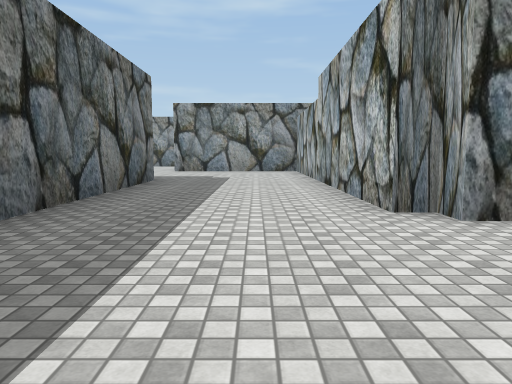
[1] (above)

24 first-person views from a walk through a 3-D level made in the Unity game engine. The camera is 1.3 m above the floor, tilts 6° down and sees 70° across. The floor is counted in squares, 2 m on a side. Each view is taken from the middle of a square. On the plan, view 1 faces up. The plan holds only what a view shows up to about 11 squares ahead; the rest is blank. The place goes on beyond the plan. The player character is not drawn. Some animated figures are not drawn. Some surface patterns are stand-ins.

[2]
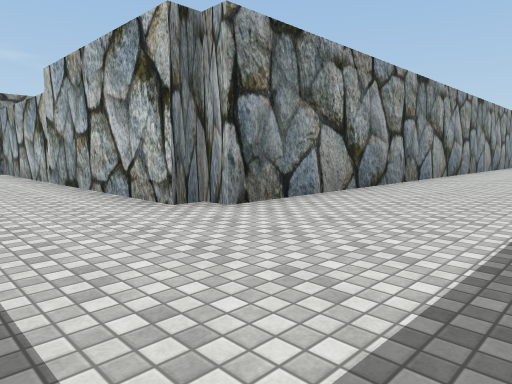

[3]
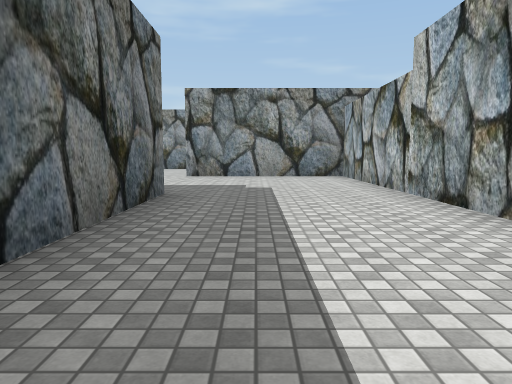

[4]
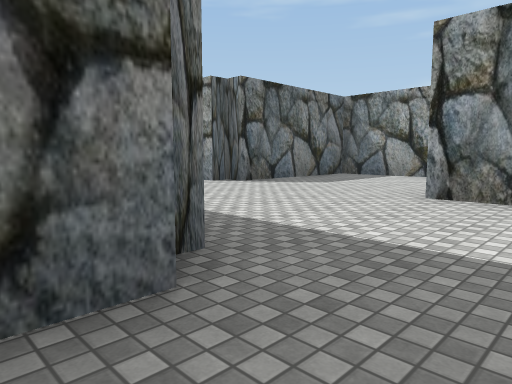

[5]
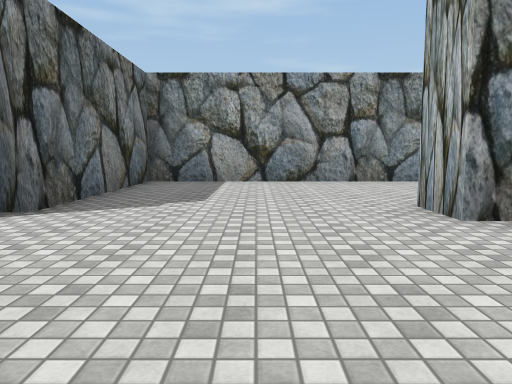

[6]
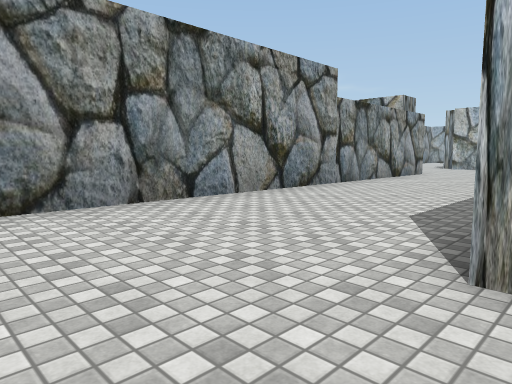

[7]
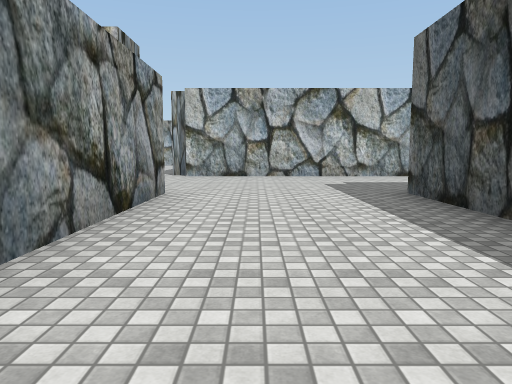

[8]
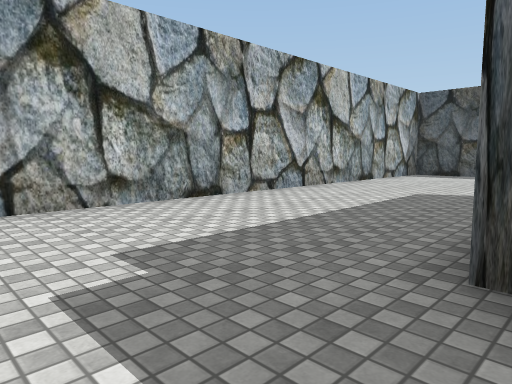

[9]
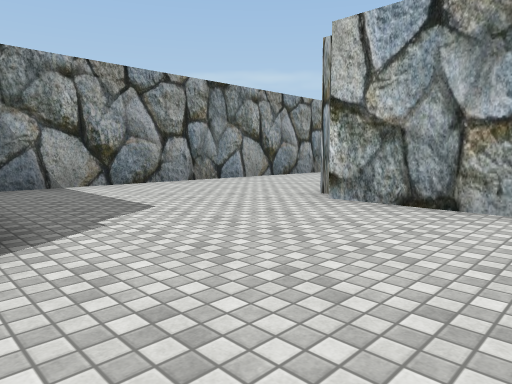

[10]
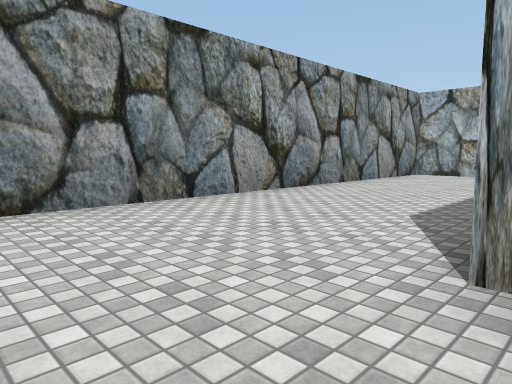

[11]
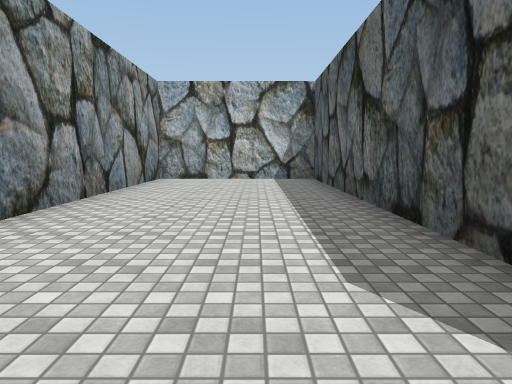

[12]
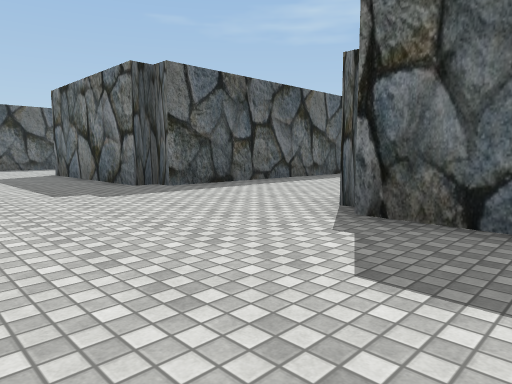

[13]
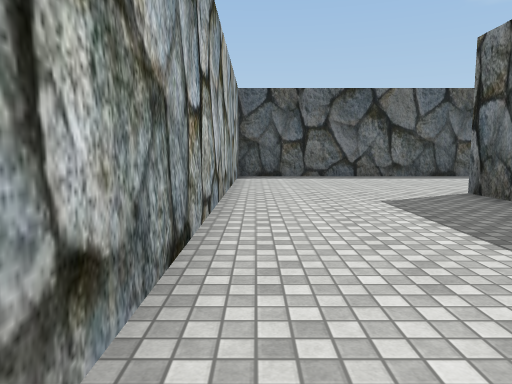

[14]
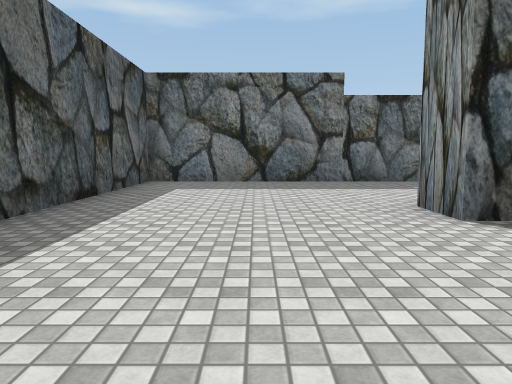

[15]
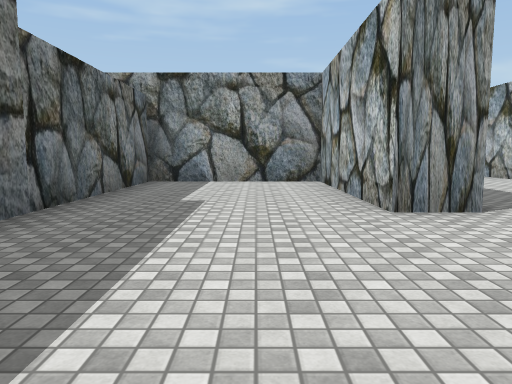

[16]
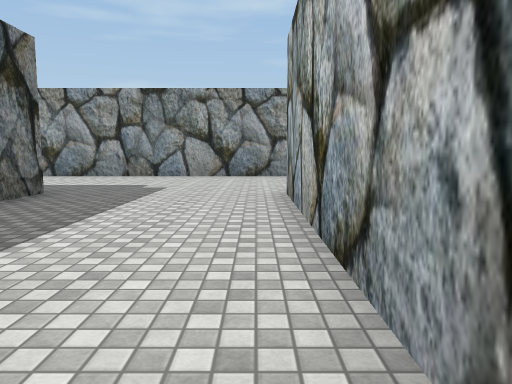

[17]
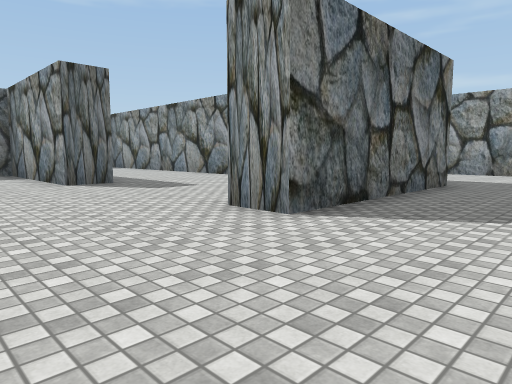

[18]
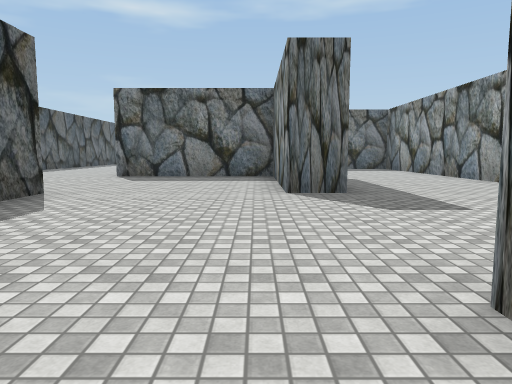

[19]
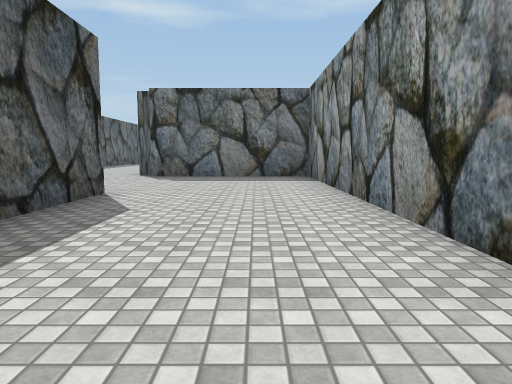

[20]
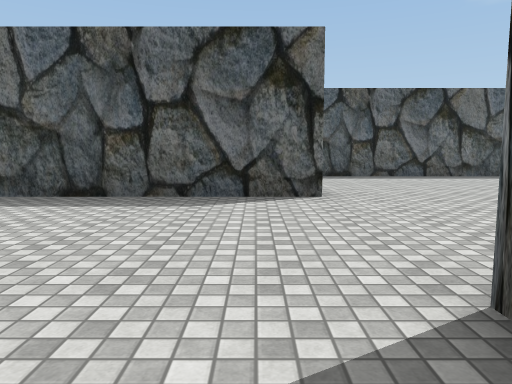

[21]
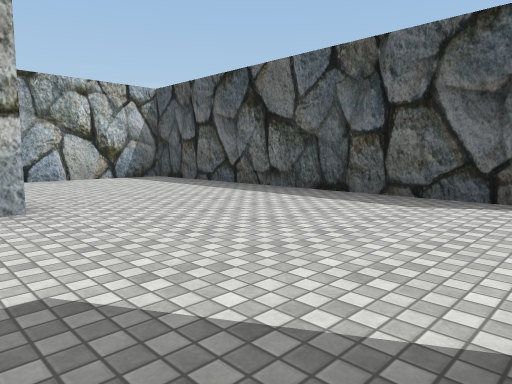

[22]
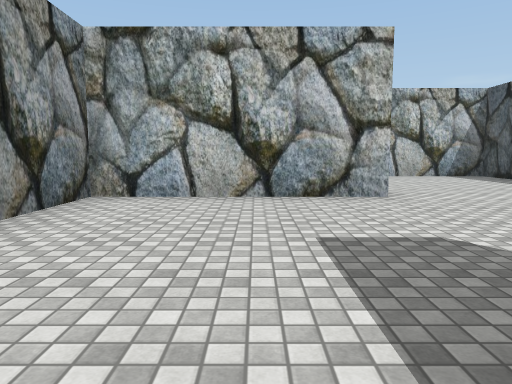

[23]
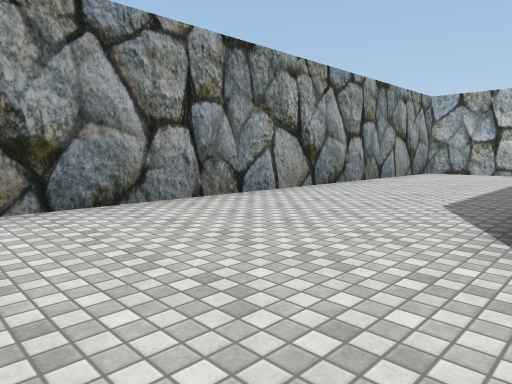

[24]
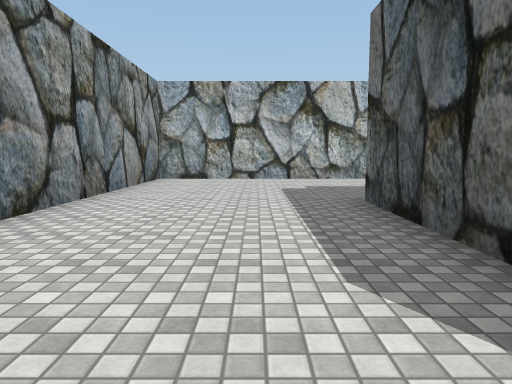

### Floor plan
Points are (right, up) in squares from view 1. A wall is a line through its corners. A room is listed if a view was taken in it or the views show most of it. See-through windows are left out.
Room 1 (views 1, 2, 3, 4, 5, 6, 7, 8, 9, 10, 11, 12, 13, 14, 15, 16, 17, 18, 19, 20, 21, 22, 23, 24)
walls: (7.5, -1) (7.5, -6) (6.5, -6) (6.5, -1.5) (4.5, -1.5); (1, -1.5) (-7.5, -1.5) (-7.5, -6); (14, -0.5) (17, -0.5); (2, -5.4) (2, -6.5) (-2.5, -6.5) (-2.5, -11); (-2.5, 9) (-2.5, 3.5); (-3, -5.5) (-0.5, -5.5); (1.9, -10.5) (11.5, -10.5) (11.5, -1); (1.8, 14.5) (7, 14.5) (7, 14) (7.5, 14) (7.5, 9) (6.5, 9) (6.5, 13.5) (2.5, 13.5) (2.5, 4.5) (11.5, 4.5) (11.5, 19); (21.5, -1.9) (21.5, 3.5) (2, 3.5) (2, 4) (1.5, 4) (1.5, 13.5) (-3, 13.5) (-3, 14.5); (7, 18.5) (-7.5, 18.5) (-7.5, 14) (-8, 14) (-8, 13.5); (12, 19) (12, 19.5); (7.5, 20.5) (7.5, 19); (14, 19.5) (21.5, 19.5) (21.5, 23.5) (8.2, 23.5); (-4.1, -15.5) (1.1, -15.5)

Positions as (right, up) in squares from view 1, and headings:
1: (0, 0), facing up
2: (-1, 0), facing up-right
3: (-1, 3), facing up
4: (-1, 8), facing up-left
5: (-5, 10), facing up
6: (-5, 14), facing up-right
7: (1, 17), facing right
8: (7, 16), facing down-right
9: (7, 16), facing up-right
10: (10, 19), facing up-right
11: (12, 21), facing right
12: (11, 21), facing down-left
13: (11, 15), facing down
14: (11, 7), facing left
15: (5, 5), facing up
16: (11, -7), facing up
17: (10, -9), facing up-left
18: (8, -7), facing left
19: (3, -3), facing left
20: (3, -5), facing down
21: (2, -5), facing down-right
22: (1, -4), facing right
23: (9, -1), facing up-right
24: (12, 1), facing right
